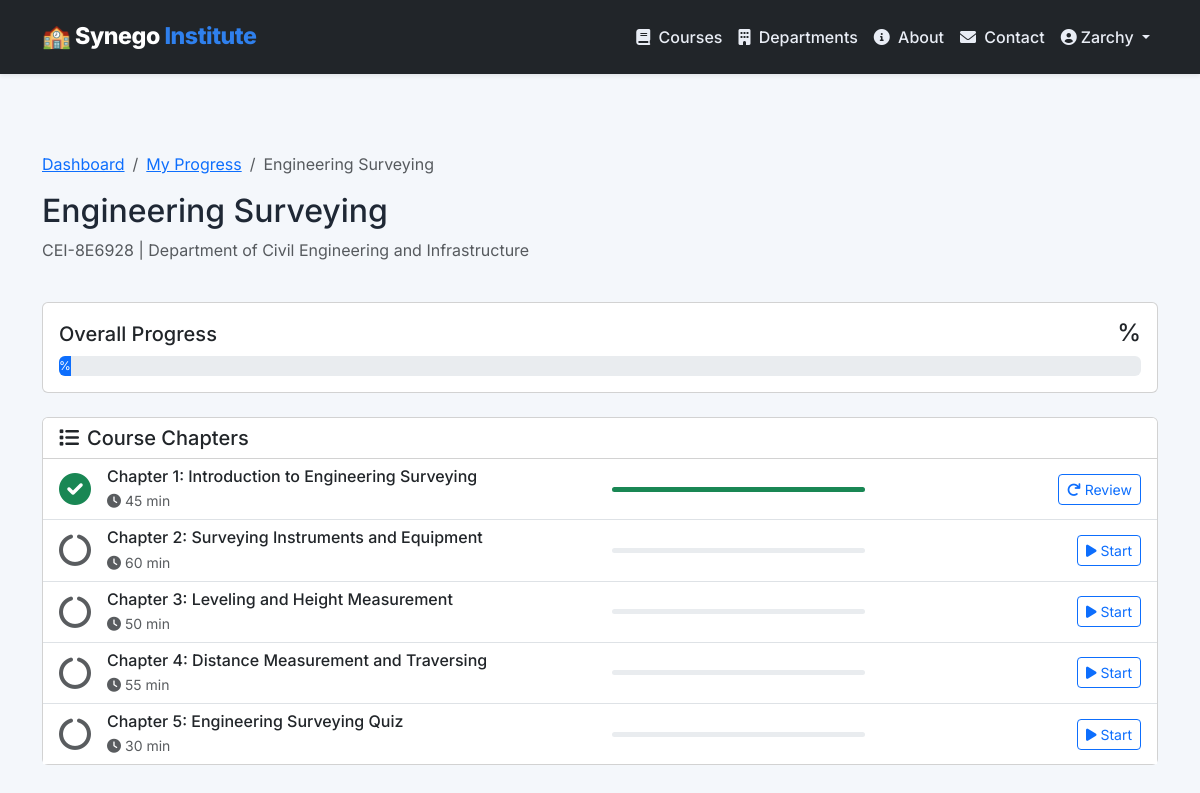
The app's page /progress/engineering-surveying/ (signed in) with its own data.
### lms/models.py (models this page shows, shortened)
class User(AbstractUser):
    ROLE_CHOICES = (
        ('admin', 'Administrator'),
        ('instructor', 'Instructor'),
        ('learner', 'Learner'),
        ('dept_head', 'Department Head'),
        ('approver', 'Approver'),
    )
    GENDER_CHOICES = (
        ('M', 'Male'),
        ('F', 'Female'),
        ('O', 'Other'),
    )
    role = models.CharField(max_length=20, choices=ROLE_CHOICES, default='learner')
    department = models.ForeignKey(
        'Department', null=True, blank=True, on_delete=models.SET_NULL,
        related_name='members'
    )
    phone_number = models.CharField(max_length=20, blank=True)
    address = models.TextField(blank=True)
    gender = models.CharField(max_length=1, choices=GENDER_CHOICES, blank=True)
    date_of_birth = models.DateField(null=True, blank=True)
    profile_picture = models.ImageField(upload_to='profile_pics/', null=True, blank=True)
    is_approved = models.BooleanField(default=False)
    approval_token = models.UUIDField(unique=True, null=True, blank=True)
    approval_token_created_at = models.DateTimeField(null=True, blank=True)
    temp_password = models.CharField(max_length=128, blank=True)
    temp_password_created_at = models.DateTimeField(null=True, blank=True)
    google_access_token = models.TextField(blank=True)
    google_refresh_token = models.TextField(blank=True)
    google_token_expiry = models.DateTimeField(null=True, blank=True)
    last_active = models.DateTimeField(auto_now=True)
    login_count = models.PositiveIntegerField(default=0)
    failed_login_attempts = models.PositiveIntegerField(default=0)
    account_locked_until = models.DateTimeField(null=True, blank=True)
    email_verified = models.BooleanField(default=False)
    email_verification_token = models.UUIDField(unique=True, null=True, blank=True)
    receive_notifications = models.BooleanField(default=True)
    language = models.CharField(max_length=10, default='en')
    class Meta:
        indexes = [
            models.Index(fields=['email']),
            models.Index(fields=['role', 'is_approved']),
            models.Index(fields=['username']),
            models.Index(fields=['last_active']),
        ]

class Course(models.Model):
    DIFFICULTY_CHOICES = (
        ('beginner', 'Beginner'),
        ('intermediate', 'Intermediate'),
        ('advanced', 'Advanced'),
    )
    STATUS_CHOICES = (
        ('draft', 'Draft'),
        ('published', 'Published'),
        ('archived', 'Archived'),
    )
    department = models.ForeignKey(Department, on_delete=models.CASCADE, related_name='courses')
    title = models.CharField(max_length=200)
    slug = models.SlugField(unique=True, blank=True)
    code = models.CharField(max_length=20, unique=True, help_text="Course code (e.g., BLCK-101)")
    description = models.TextField()
    learning_objectives = models.TextField(help_text="What students will learn")
    prerequisites = models.TextField(blank=True, help_text="Required prior knowledge")
    duration = models.CharField(max_length=50, help_text="e.g., '3 months', '6 weeks'")
    estimated_hours = models.PositiveIntegerField(default=40, help_text="Total estimated study hours")
    difficulty = models.CharField(max_length=20, choices=DIFFICULTY_CHOICES, default='beginner')
    price = models.DecimalField(max_digits=10, decimal_places=2, default=0.00)
    currency = models.CharField(max_length=3, default='USD')
    assignment_weight = models.PositiveIntegerField(default=70, validators=[MinValueValidator(0), MaxValueValidator(100)])
    project_weight = models.PositiveIntegerField(default=30, validators=[MinValueValidator(0), MaxValueValidator(100)])
    require_quiz_pass = models.BooleanField(default=True)
    quiz_pass_score = models.PositiveIntegerField(default=70, validators=[MinValueValidator(0), MaxValueValidator(100)])
    thumbnail = models.ImageField(upload_to='course_thumbnails/', null=True, blank=True)
    promo_video_url = models.URLField(blank=True)
    google_classroom_id = models.CharField(max_length=100, blank=True, unique=True, null=True)
    certificate_template = models.FileField(
        upload_to='cert_templates/',
        null=True, blank=True,
        validators=[FileExtensionValidator(['pdf'])]
    )
    status = models.CharField(max_length=20, choices=STATUS_CHOICES, default='draft')
    is_active = models.BooleanField(default=True)
    created_at = models.DateTimeField(auto_now_add=True)
    updated_at = models.DateTimeField(auto_now=True)
    published_at = models.DateTimeField(null=True, blank=True)
    class Meta:
        ordering = ['title']
        indexes = [
            models.Index(fields=['department', 'status']),
            models.Index(fields=['slug']),
            models.Index(fields=['code']),
            models.Index(fields=['difficulty']),
        ]

class Department(models.Model):
    STATUS_CHOICES = (
        ('active', 'Active'),
        ('inactive', 'Inactive'),
        ('pending', 'Pending Approval'),
    )
    name = models.CharField(max_length=100, unique=True)
    slug = models.SlugField(unique=True, blank=True, null=True)
    code = models.CharField(max_length=20, unique=True, help_text="Department code (e.g., BT, EME, CE)")
    description = models.TextField()
    mission = models.TextField(blank=True, help_text="Department mission statement")
    vision = models.TextField(blank=True, help_text="Department vision statement")
    infrastructure = models.TextField(help_text="Required infrastructure (workshops, labs, etc.)")
    resources = models.TextField(help_text="Tools, equipment, software needed")
    min_instructors = models.PositiveIntegerField(default=1, help_text="Minimum instructors required")
    max_capacity = models.PositiveIntegerField(default=100, help_text="Maximum student capacity")
    head = models.ForeignKey(
        User, null=True, blank=True, on_delete=models.SET_NULL,
        limit_choices_to={'role__in': ['dept_head', 'admin']},
        related_name='headed_depts'
    )
    contact_email = models.EmailField(blank=True)
    contact_phone = models.CharField(max_length=20, blank=True)
    office_location = models.CharField(max_length=200, blank=True)
    status = models.CharField(max_length=20, choices=STATUS_CHOICES, default='active')
    created_at = models.DateTimeField(auto_now_add=True)
    updated_at = models.DateTimeField(auto_now=True)
    class Meta:
        ordering = ['name']
        verbose_name = "Department"
        verbose_name_plural = "Departments"
        indexes = [
            models.Index(fields=['code', 'status']),
            models.Index(fields=['name']),
        ]

class Chapter(models.Model):
    CHAPTER_TYPE_CHOICES = (
        ('lesson', 'Lesson with Documents'),
        ('reading', 'Reading Material'),
        ('quiz', 'Quiz Only'),
        ('assignment', 'Assignment'),
        ('project', 'Project'),
    )
    course = models.ForeignKey(Course, on_delete=models.CASCADE, related_name='chapters')
    title = models.CharField(max_length=200)
    order = models.PositiveIntegerField(help_text="Order in the course")
    chapter_type = models.CharField(max_length=20, choices=CHAPTER_TYPE_CHOICES, default='lesson')
    document_file = models.FileField(
        upload_to='chapter_documents/%Y/%m/%d/',
        blank=True,
        null=True,
        help_text="Upload PDF, PowerPoint, or Excel documents"
    )
    video_url = models.URLField(blank=True, help_text="YouTube/Vimeo or self-hosted video URL (optional)")
    content = models.TextField(help_text="HTML or markdown content for the lesson")
    content_html = models.TextField(blank=True, help_text="Rendered HTML content")
    estimated_minutes = models.PositiveIntegerField(default=30, help_text="Estimated time to complete")
    template_doc_id = models.CharField(max_length=100, blank=True, help_text="Google Doc ID of the template")
    is_free_preview = models.BooleanField(default=False)
    requires_previous_quiz_pass = models.BooleanField(default=True)
    created_at = models.DateTimeField(auto_now_add=True)
    updated_at = models.DateTimeField(auto_now=True)
    class Meta:
        ordering = ['course', 'order']
        unique_together = [['course', 'order']]
        indexes = [
            models.Index(fields=['course', 'order']),
            models.Index(fields=['chapter_type']),
        ]

### lms/views.py (the view)
# urls.py: path('progress/<slug:course_slug>/', views.course_progress, name='course_progress'),
@login_required
def course_progress(request, course_slug):
    course = get_object_or_404(Course, slug=course_slug)
    enrollment = get_object_or_404(Enrollment, student=request.user, course=course)
    chapters = course.chapters.all().order_by('order')
    completed_chapters = enrollment.progress.get('completed_chapters', [])
    for chapter in chapters:
        chapter.is_completed = str(chapter.id) in completed_chapters
    context = {
        'course': course,
        'enrollment': enrollment,
        'chapters': chapters,
    }
    return render(request, 'lms/student/course_progress.html', context)

### lms/context_processors.py (called while the page is built)
def app_info(request):
    return {
        "APP_NAME": "Synego Training Institute",
    }

### lms/templates/lms/student/course_progress.html (shortened to what this page needs)
{% extends "lms/base.html" %}
{% block content %}
<div class="container py-4">
    <div class="row mb-4">
        <div class="col-12">
            <nav aria-label="breadcrumb">
                <ol class="breadcrumb">
                    <li class="breadcrumb-item"><a href="{% url 'lms:student_dashboard' %}">Dashboard</a></li>
                    <li class="breadcrumb-item"><a href="{% url 'lms:my_progress' %}">My Progress</a></li>
                    <li class="breadcrumb-item active">{{ course.title }}</li>
                </ol>
            </nav>
            <h1 class="h2">{{ course.title }}</h1>
            <p class="text-muted">{{ course.code }} | {{ course.department.name }}</p>
        </div>
    </div>
    <div class="card mb-4">
        <div class="card-body">
            <div class="d-flex justify-content-between align-items-center mb-2">
                <h5 class="mb-0">Overall Progress</h5>
                <span class="h4 mb-0">{{ enrollment.progress_percent|floatformat:0 }}%</span>
            </div>
            <div class="progress" style="height: 20px;">
                <div class="progress-bar bg-primary" role="progressbar" style="width: {{ enrollment.progress_percent }}%">
                    {{ enrollment.progress_percent|floatformat:0 }}%
                </div>
            </div>
        </div>
    </div>
    <div class="card">
        <div class="card-header bg-white">
            <h5 class="mb-0"><i class="fas fa-list me-2"></i>Course Chapters</h5>
        </div>
        <div class="card-body p-0">
            <div class="list-group list-group-flush">
                {% for chapter in chapters %}
                    <div class="list-group-item">
                        <div class="row align-items-center">
                            <div class="col-md-6">
                                <div class="d-flex align-items-center">
                                    <div class="me-3">
                                        {% if chapter.is_completed %}
                                            <i class="fas fa-check-circle fa-2x text-success"></i>
                                        {% elif chapter.is_free_preview %}
                                            <i class="fas fa-eye fa-2x text-info"></i>
                                        {% else %}
                                            <i class="fas fa-circle-notch fa-2x text-muted"></i>
                                        {% endif %}
                                    </div>
                                    <div>
                                        <h6 class="mb-1">Chapter {{ chapter.order }}: {{ chapter.title }}</h6>
                                        <small class="text-muted">
                                            <i class="fas fa-clock me-1"></i>{{ chapter.estimated_minutes }} min
                                        </small>
                                    </div>
                                </div>
                            </div>
                            <div class="col-md-3">
                                <div class="progress" style="height: 5px;">
                                    {% if chapter.is_completed %}
                                        <div class="progress-bar bg-success" style="width: 100%"></div>
                                    {% else %}
                                        <div class="progress-bar bg-secondary" style="width: 0%"></div>
                                    {% endif %}
                                </div>
                            </div>
                            <div class="col-md-3 text-end">
                                <a href="{% url 'lms:chapter_detail' course.slug chapter.id %}" class="btn btn-sm btn-outline-primary">
                                    {% if chapter.is_completed %}
                                        <i class="fas fa-redo me-1"></i>Review
                                    {% else %}
                                        <i class="fas fa-play me-1"></i>Start
                                    {% endif %}
                                </a>
                            </div>
                        </div>
                    </div>
                {% endfor %}
            </div>
        </div>
    </div>
</div>
{% endblock %}

### lms/templates/lms/base.html (shortened to what this page needs)
﻿<!DOCTYPE html>
<html lang="en">
<head>
    <link href="https://cdn.jsdelivr.net/npm/bootstrap@5.3.0-alpha1/dist/css/bootstrap.min.css" rel="stylesheet">
    <link rel="stylesheet" href="https://cdnjs.cloudflare.com/ajax/libs/font-awesome/6.0.0/css/all.min.css">
</head>
<body>
    <nav class="navbar navbar-expand-lg navbar-dark bg-dark fixed-top shadow-sm">
        <div class="container">
            <a class="navbar-brand" href="{% url 'lms:index' %}">
                🏫 Synego <span>Institute</span>
            </a>
            <div class="collapse navbar-collapse" id="navbarNav">
                <ul class="navbar-nav ms-auto align-items-lg-center">
                    <li class="nav-item">
                        <a class="nav-link" href="{% url 'lms:course_list' %}"><i class="fas fa-book me-1"></i> Courses</a>
                    </li>
                    <li class="nav-item">
                        <a class="nav-link" href="{% url 'lms:department_list' %}"><i class="fas fa-building me-1"></i> Departments</a>
                    </li>
                    <li class="nav-item">
                        <a class="nav-link" href="{% url 'lms:about' %}"><i class="fas fa-info-circle me-1"></i> About</a>
                    </li>
                    <li class="nav-item">
                        <a class="nav-link" href="{% url 'lms:contact' %}"><i class="fas fa-envelope me-1"></i> Contact</a>
                    </li>
                    {% if user.is_authenticated %}
                        <li class="nav-item dropdown">
                            <a class="nav-link dropdown-toggle" href="#" role="button" data-bs-toggle="dropdown">
                                <i class="fas fa-user-circle me-1"></i>{{ user.first_name|default:user.username }}
                            </a>
                        </li>
                    {% endif %}
                </ul>
            </div>
        </div>
    </nav>
    <main>
        {% block content %}{% endblock %}
    </main>
</body>
</html>

### lms/templates/lms/base.html (style rules this page uses)
:root { --primary-color: #1f3a5d; --secondary-color: #2f80ed; --accent-color: #17a2b8; --bg-light: #f4f7fb; --bg-dark: #1d2833; --text-muted: #6c7a91; --surface: #ffffff; --surface-alt: #f9fbff; }
* { box-sizing: border-box; }
body { font-family: 'Inter', sans-serif; background-color: var(--bg-light); color: #1f2835; margin: 0; padding-top: 80px; }
.navbar { padding: 0.9rem 1rem; transition: background-color 0.3s ease; }
.navbar-brand { font-weight: 800; letter-spacing: -0.02em; font-size: 1.45rem; }
.navbar-brand span { color: var(--secondary-color); }
.navbar-nav .nav-link { color: #e9edf5; font-weight: 500; }

### records on screen
User: first_name "Zarchy"
Course: title "Engineering Surveying", code "CEI-8E6928", department.name "Department of Civil Engineering and Infrastructure"
Chapter: order "1", title "Introduction to Engineering Surveying", estimated_minutes "45", shows "Review"
Chapter: is_free_preview False (drawn), order "2", title "Surveying Instruments and Equipment", estimated_minutes "60", shows "Start"
Chapter: is_free_preview False (drawn), order "3", title "Leveling and Height Measurement", estimated_minutes "50", shows "Start"
Chapter: is_free_preview False (drawn), order "4", title "Distance Measurement and Traversing", estimated_minutes "55", shows "Start"
Chapter: is_free_preview False (drawn), order "5", title "Engineering Surveying Quiz", estimated_minutes "30", shows "Start"
